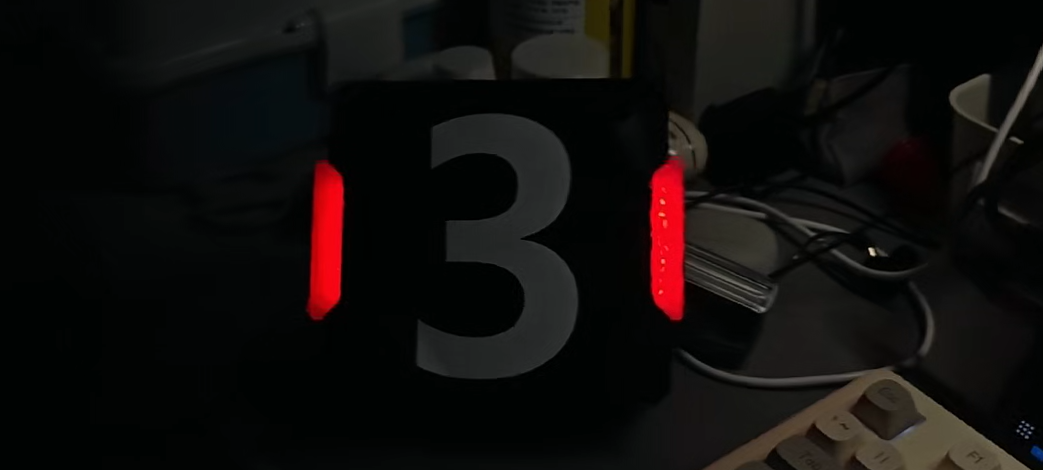
//> input picture 26机器人陈佳鑫/培训3/hsv_mask/images/armor.png, 1043 x 470 px
$ ./main   (built with g++ and OpenCV 4)
//> lines starting //> are read from the running program, lines starting //| are printed output that depends on the picture; after the words box and inside, x2 and y2 are one past the last pixel; in counts of white or black regions, pixels touching at a corner belong together
#include <opencv2/opencv.hpp>
using namespace cv;

int main()
{
    Mat img = imread("images/armor.png");
//> img is the input picture: 470 rows x 1043 cols, CV_8UC3; mean B, G, R 12.7, 14, 17.1
    Mat hsv;
    cvtColor(img, hsv, COLOR_BGR2HSV);
//> hsv: 470 rows x 1043 cols, CV_8UC3; mean H, S, V 67.3, 121, 19

    Mat ch[3];
    split(hsv, ch);
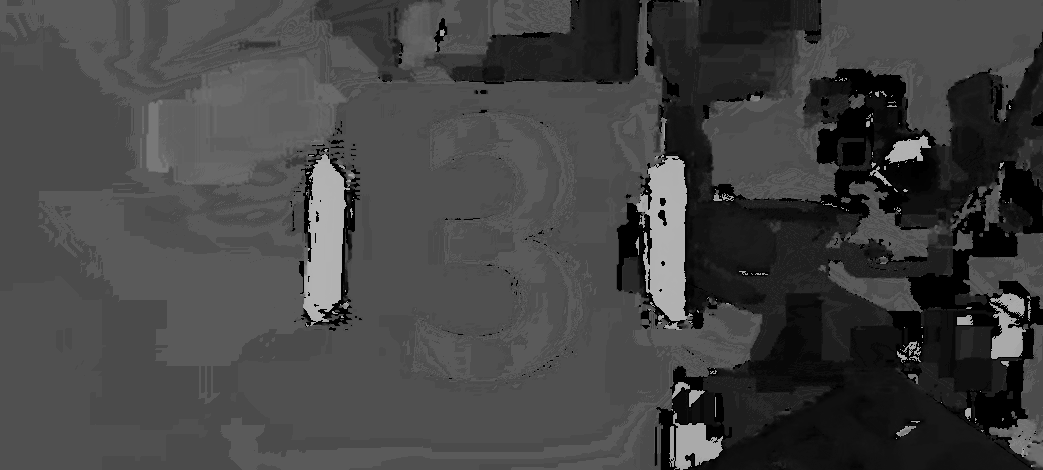
//> ch[0]: 470 rows x 1043 cols, CV_8UC1; min 0, max 179, mean 67.3
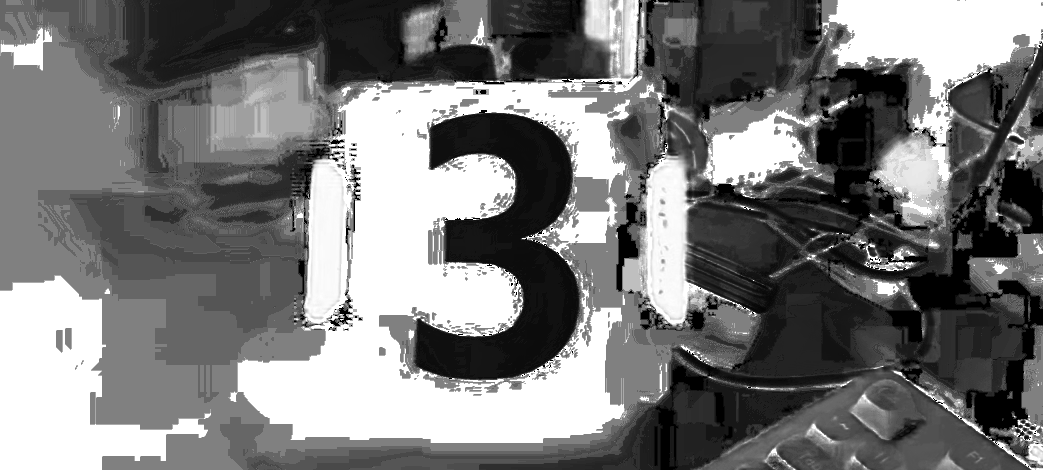
//> ch[1]: 470 rows x 1043 cols, CV_8UC1; min 0, max 255, mean 121
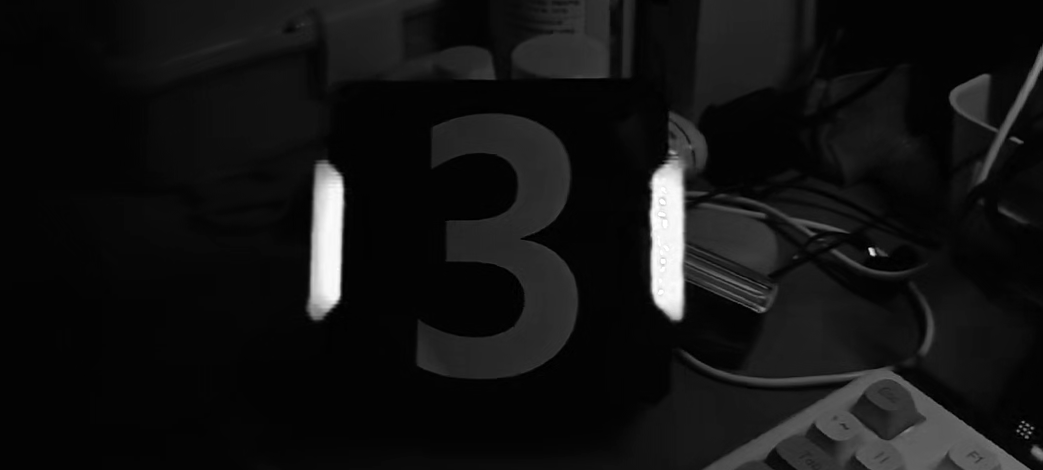
//> ch[2]: 470 rows x 1043 cols, CV_8UC1; min 0, max 255, mean 19
    imshow("H", ch[0]);
    imshow("S", ch[1]);
    imshow("V", ch[2]);

    Mat m1, m2;
    inRange(hsv, Scalar(0, 80, 80), Scalar(10, 255, 255), m1);
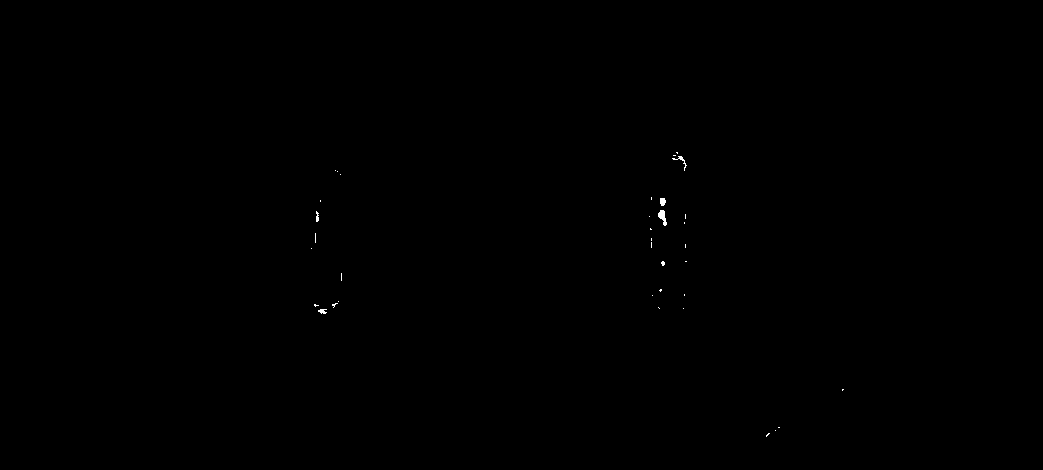
//> m1: 470 rows x 1043 cols, CV_8UC1; 0.07% white; 36 white regions (31 under 20 px), largest, box (x1, y1, x2, y2) and area: (658, 210, 667, 226) 78, (672, 156, 687, 171) 42, (660, 198, 666, 206) 40, (318, 309, 327, 314) 31, (316, 211, 319, 222) 25
    inRange(hsv, Scalar(170, 80, 80), Scalar(179, 255, 255), m2);
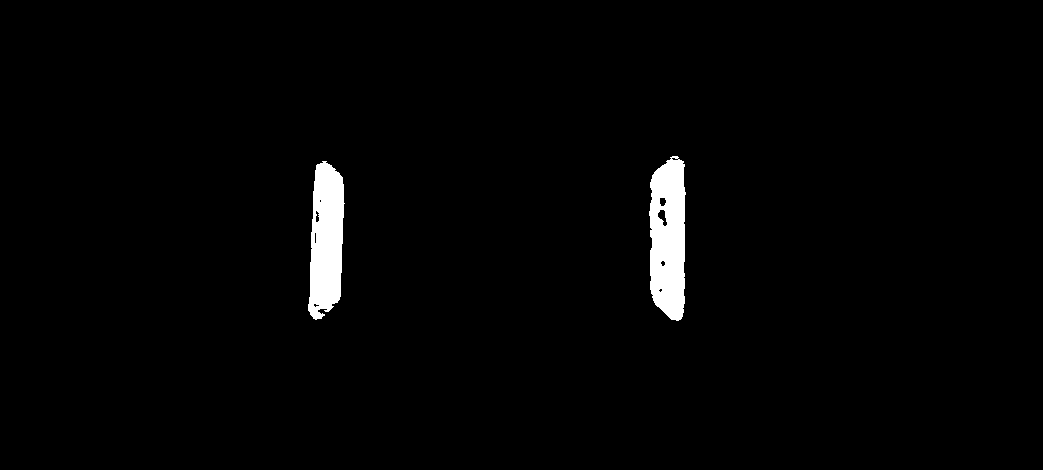
//> m2: 470 rows x 1043 cols, CV_8UC1; 1.9% white; 2 white regions, box (x1, y1, x2, y2) and area: (649, 156, 686, 321) 4959, (308, 161, 345, 320) 4415
    Mat mask = m1 + m2;
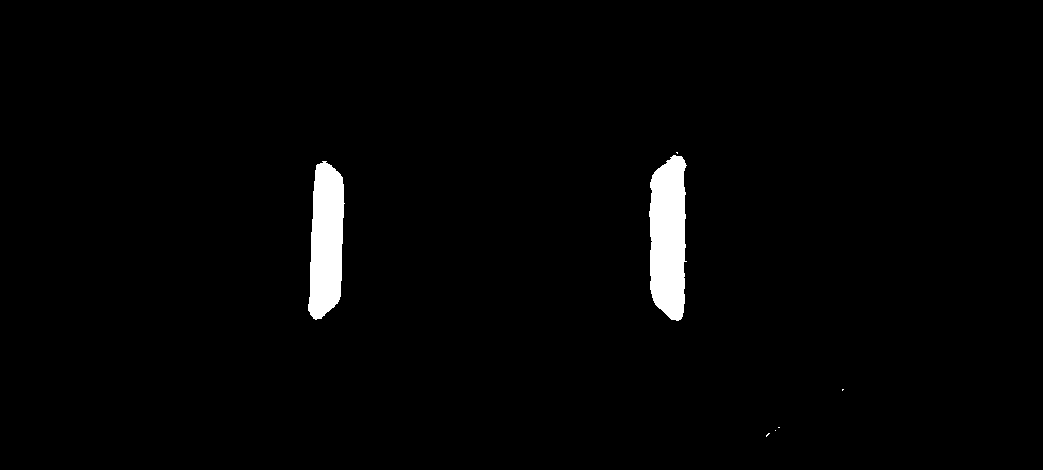
//> mask: 470 rows x 1043 cols, CV_8UC1; 2% white; 7 white regions (5 under 20 px), largest, box (x1, y1, x2, y2) and area: (649, 155, 687, 321) 5178, (308, 161, 345, 320) 4516

    imshow("red_mask", mask);
    imwrite("results/red_mask.png", mask);
    waitKey(0);
    return 0;
}
